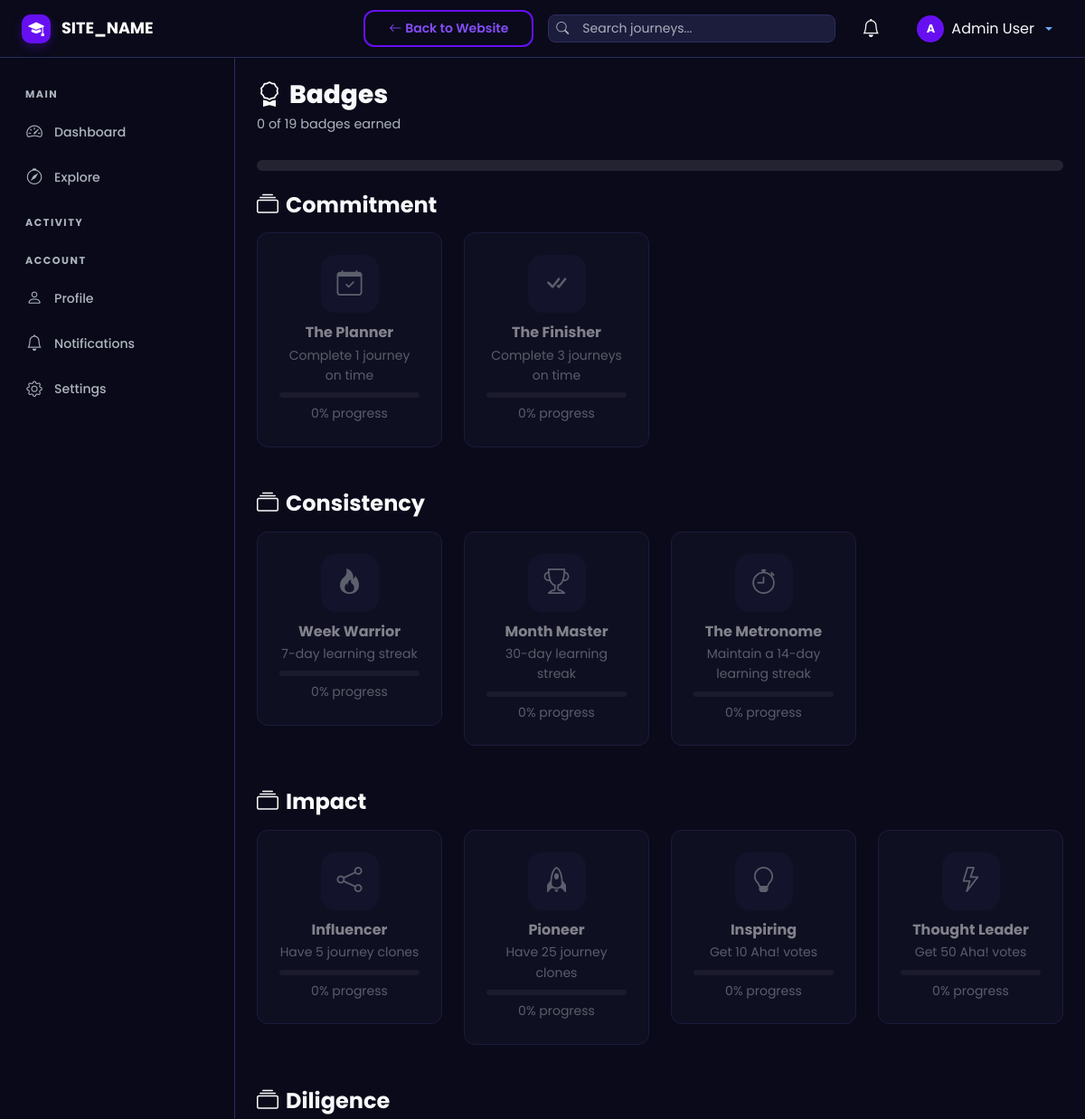
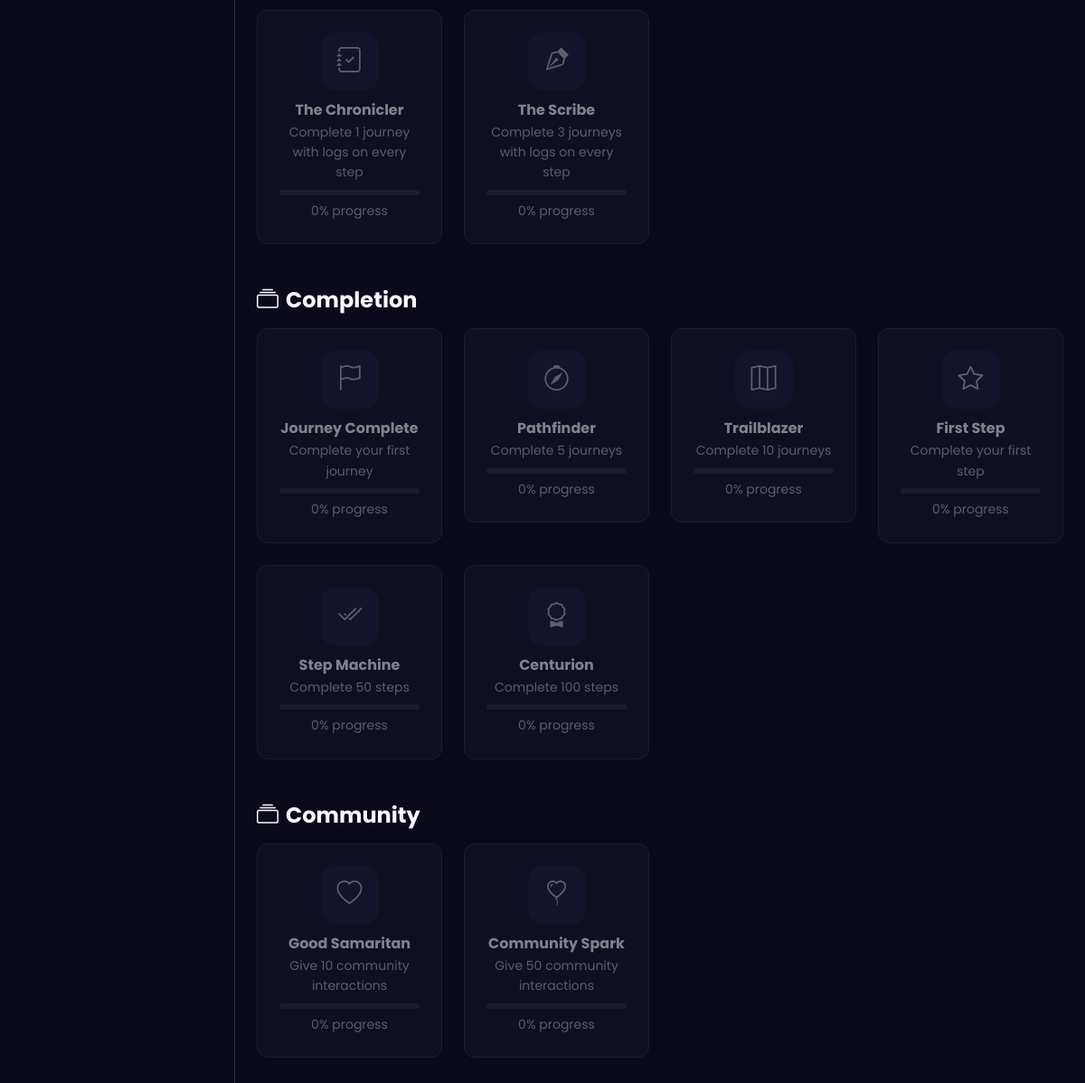
/user/badges.php (signed in), run on the app's committed database (2 pictures, top to bottom).
### tables this page shows
CREATE TABLE `badges` (
  `id` int UNSIGNED NOT NULL,
  `name` varchar(100) NOT NULL,
  `description` varchar(255) NOT NULL,
  `icon` varchar(50) NOT NULL DEFAULT 'bi-award',
  `criteria_type` enum('streak','journeys_completed','steps_completed','clones','aha_votes','consistent','community_helper','committed','diligent','aha_votes_received') NOT NULL,
  `criteria_value` int UNSIGNED NOT NULL,
  `created_at` datetime NOT NULL DEFAULT CURRENT_TIMESTAMP
);

### includes/helpers.php (called while the page is built, shortened)
<?php
function sanitize(?string $input): string {
    return htmlspecialchars(trim($input), ENT_QUOTES, 'UTF-8');
}
function getUserStats(int $userId): array {
    $db = getDB();
    $stmt = $db->prepare("SELECT current_streak, longest_streak FROM users WHERE id = ?");
    $stmt->execute([$userId]);
    $user = $stmt->fetch();
    $stmt = $db->prepare("SELECT COUNT(*) FROM journeys WHERE user_id = ? AND status = 'completed'");
    $stmt->execute([$userId]);
    $completedJourneys = (int)$stmt->fetchColumn();
    $stmt = $db->prepare("SELECT COUNT(*) FROM steps s JOIN journeys j ON s.journey_id = j.id WHERE j.user_id = ? AND s.status = 'completed'");
    $stmt->execute([$userId]);
    $completedSteps = (int)$stmt->fetchColumn();
    $stmt = $db->prepare("SELECT SUM(clone_count) FROM journeys WHERE user_id = ?");
    $stmt->execute([$userId]);
    $totalClones = (int)$stmt->fetchColumn();
    $stmt = $db->prepare("SELECT COUNT(*) FROM aha_votes av JOIN steps s ON av.step_id = s.id JOIN journeys j ON s.journey_id = j.id WHERE j.user_id = ?");
    $stmt->execute([$userId]);
    $totalAha = (int)$stmt->fetchColumn();
    $stmt = $db->prepare("SELECT COUNT(*) FROM journeys WHERE user_id = ?");
    $stmt->execute([$userId]);
    $totalJourneys = (int)$stmt->fetchColumn();
    $stmt = $db->prepare("SELECT COUNT(*) FROM daily_logs WHERE user_id = ?");
    $stmt->execute([$userId]);
    $totalLogs = (int)$stmt->fetchColumn();
    $stmt = $db->prepare("SELECT COUNT(*) FROM step_comments WHERE user_id = ?");
    $stmt->execute([$userId]);
    $totalComments = (int)$stmt->fetchColumn();
    $stmt = $db->prepare("SELECT COUNT(*) FROM aha_votes WHERE user_id = ?");
    $stmt->execute([$userId]);
    $totalAhaGiven = (int)$stmt->fetchColumn();
    return [
        'current_streak'     => $user['current_streak'] ?? 0,
        'longest_streak'     => $user['longest_streak'] ?? 0,
        'completed_journeys' => $completedJourneys,
        'completed_steps'    => $completedSteps,
        'total_clones'       => $totalClones,
        'total_aha_received' => $totalAha,
        'total_aha_given'    => $totalAhaGiven,
        'total_journeys'     => $totalJourneys,
        'total_logs'         => $totalLogs,
        'total_comments_given' => $totalComments,
    ];
}

### user/badges.php (the view, shortened to what this page needs)
<?php
require_once __DIR__ . '/../includes/dashboard_header.php';
$db = getDB();
$userId = getCurrentUserId();
$stats = getUserStats($userId);
$stmt = $db->prepare("SELECT b.*, ub.earned_at FROM badges b LEFT JOIN user_badges ub ON b.id = ub.badge_id AND ub.user_id = ? ORDER BY b.criteria_type, b.criteria_value ASC");
$stmt->execute([$userId]);
$badges = $stmt->fetchAll();
$earnedCount = 0;
$maxJourneyProgress = 0;
$maxDiligent = 0;
$topJourneyStepsRemaining = 0;
?>
<div class="st-page-header">
    <h1 class="st-page-title"><i class="bi bi-award me-2"></i>Badges</h1>
    <p class="st-page-subtitle"><?= $earnedCount ?> of <?= count($badges) ?> badges earned</p>
</div>
<div class="st-progress mb-4" style="height:12px;"><div class="st-progress-bar" style="width:<?= completionPercent($earnedCount, count($badges)) ?>%"></div></div>
<?php
$categories = [
    'Commitment' => ['committed'],
    'Consistency' => ['consistent', 'streak'],
    'Impact' => ['clones', 'aha_votes', 'aha_votes_received'],
    'Diligence' => ['diligent'],
    'Completion' => ['journeys_completed', 'steps_completed'],
    'Community' => ['community_helper']
];
foreach ($categories as $catName => $types):
    $catBadges = array_filter($badges, function($b) use ($types) {
        return in_array($b['criteria_type'], $types);
    });
?>
    <div class="mb-5">
        <h4 class="fw-bold mb-3"><i class="bi bi-collection me-2"></i><?= $catName ?></h4>
        <div class="row g-4">
            <?php foreach ($catBadges as $badge):
                $earned = !empty($badge['earned_at']);
                $tooltip = "";
                $val = 0;
                $target = (float)$badge['criteria_value'];
                switch ($badge['criteria_type']) {
                    case 'streak':
                    case 'consistent':
                        $val = (float)$stats['longest_streak'];
                        $tooltip = ($target - $val) . " more days to unlock";
                        break;
                    case 'journeys_completed':
                        $completed = (float)$stats['completed_journeys'];
                        if ($completed == 0 && $maxJourneyProgress > 0) {
                            $val = $maxJourneyProgress * 100;
                            $target = 100;
                            $tooltip = $topJourneyStepsRemaining . " steps to unlock";
                        } else {
                            $val = $completed;
                            $tooltip = ($target - $val) . " more journeys needed";
                        }
                        break;
                    case 'steps_completed':
                        $val = (float)$stats['completed_steps'];
                        $tooltip = ($target - $val) . " steps to go";
                        break;
                    case 'clones':
                        $val = (float)$stats['total_clones'];
                        $tooltip = ($target - $val) . " more clones needed";
                        break;
                    case 'aha_votes':
                    case 'aha_votes_received':
                        $val = (float)$stats['total_aha_received'];
                        $tooltip = ($target - $val) . " more AHA!s needed";
                        break;
                    case 'diligent':
                        $stmt2 = $db->prepare("SELECT COUNT(*) FROM journeys j
                            WHERE j.user_id = ? AND j.status = 'completed' AND j.total_steps > 0
                            AND (SELECT COUNT(DISTINCT step_id) FROM daily_logs l
                                 JOIN steps s2 ON l.step_id = s2.id
                                 WHERE s2.journey_id = j.id) >= j.total_steps");
                        $stmt2->execute([$userId]);
                        $dilCount = (int)$stmt2->fetchColumn();
                        if ($dilCount > 0) {
                            $val = $dilCount;
                        } else {
                            $val = $maxDiligent * 100;
                            $target = 100;
                        }
                        $tooltip = "Add logs to all steps to unlock!";
                        break;
                    case 'committed':
                        $stmt2 = $db->prepare("SELECT COUNT(*) FROM journeys j
                            JOIN (SELECT journey_id, SUM(COALESCE(estimated_days, 1)) as total_est FROM steps GROUP BY journey_id) s
                            ON j.id = s.journey_id
                            WHERE j.user_id = ? AND j.status = 'completed'
                            AND DATEDIFF(j.updated_at, j.created_at) <= s.total_est");
                        $stmt2->execute([$userId]);
                        $val = (int)$stmt2->fetchColumn();
                        $tooltip = "Complete journeys within estimate to unlock!";
                        break;
                    case 'community_helper':
                        $val = (float)($stats['total_comments_given'] + $stats['total_aha_given']);
                        $tooltip = ($target - $val) . " more interactions needed";
                        break;
                }
                $progress = $target > 0 ? min(100, ($val / $target) * 100) : 0;
            ?>
            <div class="col-md-4 col-lg-3" title="<?= $tooltip ?>">
                <div class="st-card text-center <?= $earned ? '' : 'opacity-50' ?>" style="<?= $earned ? 'border-color:var(--st-warning);' : '' ?>; cursor: help;">
                    <div style="width:64px;height:64px;border-radius:16px;background:<?= $earned ? 'rgba(253,203,110,0.2)' : 'var(--st-dark-surface)' ?>;display:flex;align-items:center;justify-content:center;margin:0 auto 12px;">
                        <i class="bi <?= $badge['icon'] ?> fs-3" style="color:<?= $earned ? 'var(--st-warning)' : 'var(--st-text-muted)' ?>;"></i>
                    </div>
                    <h6 class="fw-bold mb-1"><?= sanitize($badge['name']) ?></h6>
                    <small class="text-muted d-block mb-2"><?= sanitize($badge['description']) ?></small>
                    <?php if ($earned): ?>
                        <div class="d-flex align-items-center justify-content-center gap-2">
                            <span class="st-badge st-badge-success"><i class="bi bi-check me-1"></i>Earned <?= formatDate($badge['earned_at'], 'M Y') ?></span>
                            <a href="<?= SITE_URL ?>/user/share_badge.php?b=<?= $badge['id'] ?>&u=<?= $userId ?>"
                               class="btn btn-sm btn-outline-warning"
                               target="_blank"
                               title="Share Achievement">
                                <i class="bi bi-share"></i>
                            </a>
                        </div>
                    <?php else: ?>
                        <div class="st-progress mt-2 mb-1"><div class="st-progress-bar" style="width:<?= $progress ?>%"></div></div>
                        <small class="text-muted"><?= round($progress) ?>% progress</small>
                    <?php endif; ?>
                </div>
            </div>
            <?php endforeach; ?>
        </div>
    </div>
<?php endforeach; ?>
<?php require_once __DIR__ . '/../includes/dashboard_footer.php'; ?>

### assets/css/style.css (style rules this page uses)
:root { --st-primary: #6610f2; --st-primary-light: #844df5; --st-primary-dark: #520dc2; --st-secondary: #0dcaf0; --st-accent: #0dcaf0; --st-success: #198754; --st-warning: #ffc107; --st-danger: #dc3545; --st-info: #0dcaf0; --st-dark: #0a0a1a; --st-dark-card: #14142b; --st-dark-surface: #1c1c3d; --st-dark-border: #2d2d5f; --st-text: #f8f9fa; --st-text-muted: #adb5bd; --st-gradient-1: var(--st-primary); --st-gradient-2: var(--st-secondary); --st-gradient-3: #6c5ce7; --st-radius: 12px; --st-radius-sm: 8px; --st-radius-lg: 24px; --st-shadow: 0 10px 30px rgba(0, 0, 0, 0.3); --st-shadow-sm: 0 4px 12px rgba(0, 0, 0, 0.2); --st-transition: all 0.3s cubic-bezier(0.4, 0, 0.2, 1); --st-font: 'Poppins', 'Montserrat', sans-serif; }
* { margin: 0; padding: 0; box-sizing: border-box; }
body { font-family: var(--st-font); background: var(--st-dark); color: var(--st-text); line-height: 1.6; overflow-x: hidden; min-height: 100vh; }
.st-card { background: var(--st-dark-card); border: 1px solid var(--st-dark-border); border-radius: var(--st-radius); padding: 24px; transition: var(--st-transition); }
.st-progress { height: 8px; background: var(--st-dark-surface); border-radius: 4px; overflow: hidden; }
.st-progress { height: 6px; background: rgba(255, 255, 255, 0.1); border-radius: 10px; overflow: hidden; position: relative; width: 100%; }

### assets/css/dashboard.css (style rules this page uses)
.st-page-header { margin-bottom: 28px; }
.st-page-title { font-size: 1.75rem; font-weight: 800; margin-bottom: 4px; }
.st-page-subtitle { color: var(--st-text-muted); font-size: 0.9rem; }

### data on the page
badges: name "The Planner", description "Complete 1 journey on time", progress "0"
badges: name "The Finisher", description "Complete 3 journeys on time", progress "0"
badges: name "Week Warrior", description "7-day learning streak", criteria_value "0"
badges: name "Month Master", description "30-day learning streak", criteria_value "0"
badges: name "The Metronome", description "Maintain a 14-day learning streak", criteria_value "0"
badges: name "Influencer", description "Have 5 journey clones", criteria_value "0"
badges: name "Pioneer", description "Have 25 journey clones", criteria_value "0"
badges: name "Inspiring", description "Get 10 Aha! votes", criteria_value "0"
badges: name "Thought Leader", description "Get 50 Aha! votes", criteria_value "0"
badges: name "The Chronicler", description "Complete 1 journey with logs on every step", progress "0"
badges: name "The Scribe", description "Complete 3 journeys with logs on every step", progress "0"
badges: name "Journey Complete", description "Complete your first journey", criteria_value "0"
badges: name "Pathfinder", description "Complete 5 journeys", criteria_value "0"
badges: name "Trailblazer", description "Complete 10 journeys", criteria_value "0"
badges: name "First Step", description "Complete your first step", criteria_value "0"
badges: name "Step Machine", description "Complete 50 steps", criteria_value "0"
badges: name "Centurion", description "Complete 100 steps", criteria_value "0"
badges: name "Good Samaritan", description "Give 10 community interactions", criteria_value "0"
badges: name "Community Spark", description "Give 50 community interactions", criteria_value "0"

### other printed values
SITE_NAME "SITE_NAME"
$earnedCount "0"
count($badges) "19"
$catName "Commitment"
$catName "Consistency"
$catName "Impact"
$catName "Diligence"
$catName "Completion"
$catName "Community"
